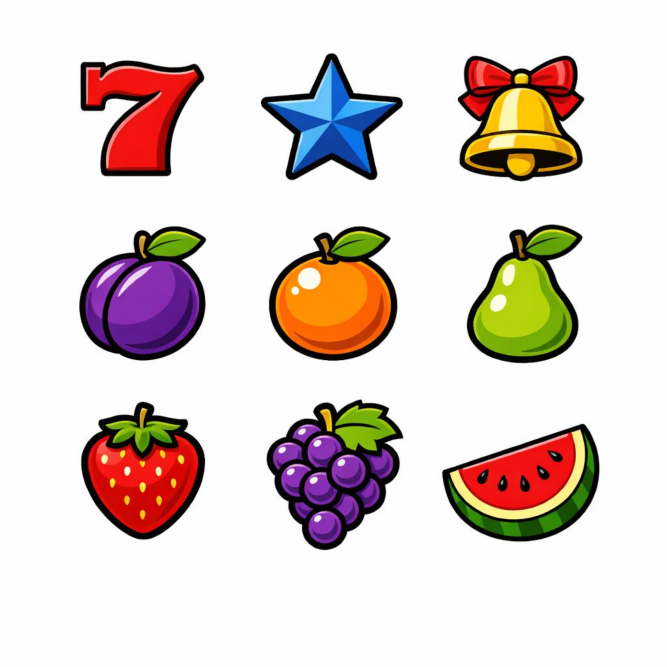
#> input picture public/sprites.png, 2000 x 2000 px (shown at 1/3 size)
$ python test_slice.py
#> lines starting #> are read from the running program, lines starting #| are printed output that depends on the picture; after the words box and inside, x2 and y2 are one past the last pixel; in counts of white or black regions, pixels touching at a corner belong together
import numpy as np
from PIL import Image

def analyze_sprites():
    img = Image.open('public/sprites.png').convert('RGB')
#> img is the input picture: PIL image 2000x2000 RGB; mean R, G, B 222.9, 210.5, 205.4
    arr = np.array(img).astype(np.int32)
    bg = np.array([254, 254, 254])

    # Calculate difference from bg
    diff = np.sum(np.abs(arr - bg), axis=2)
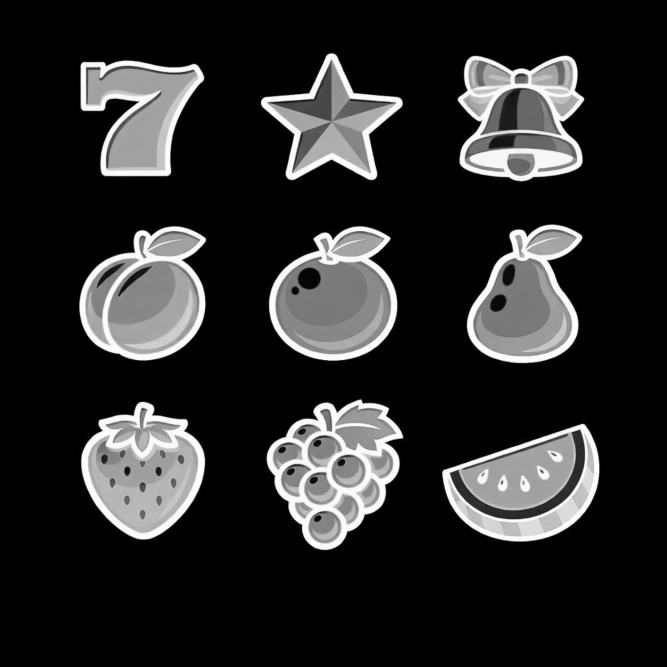
#> diff: shape (2000, 2000) int64 (shown at 1/3 size); min 0, max 762, mean 123.3; drawn with min black and max white
    mask = diff > 30  # threshold
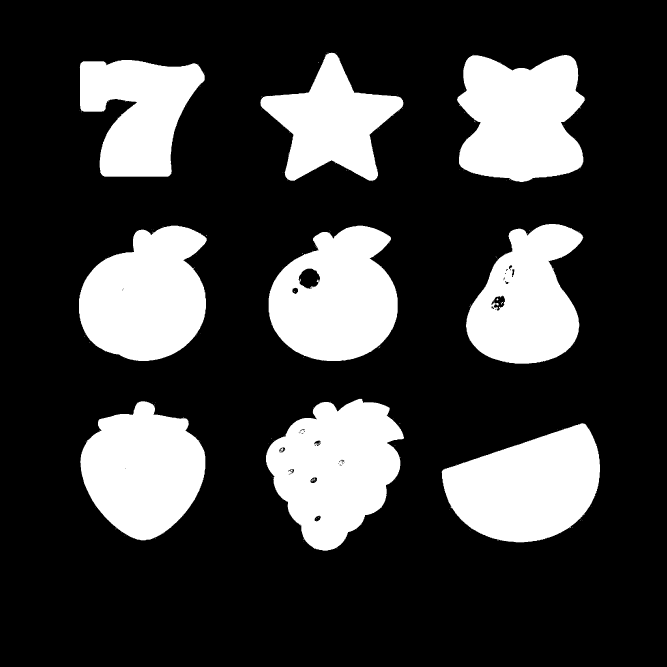
#> mask: shape (2000, 2000) bool (shown at 1/3 size); 24.1% white; 196 white regions (183 under 20 px), largest, box (x1, y1, x2, y2) and area: (798, 1196, 1212, 1652) 123819, (1325, 1270, 1800, 1627) 116788, (237, 677, 620, 1083) 115986

    # Project on X and Y
    proj_y = np.sum(mask, axis=1) > 0
    proj_x = np.sum(mask, axis=0) > 0

    def get_segments(proj, min_length=10):
#> called with proj = array of shape (2000,), min_length = 10
        segments = []
        is_in_segment = False
        start = 0
        for i, val in enumerate(proj):
            if val and not is_in_segment:
                is_in_segment = True
                start = i
            elif not val and is_in_segment:
                is_in_segment = False
                if i - start >= min_length:
                    segments.append((start, i))
#> this loop made 2000 passes
#> is_in_segment on passes 157, 158, 159, 547, 673, 1092, 1195, 1196, 1197, 1653: True, False, True, False, True, False, True, False, True, False
#> after the loop, is_in_segment = False; segments = [(158, 546), (672, 1091), (1196, 1652)]; start = 1196
        if is_in_segment and len(proj) - start >= min_length:
            segments.append((start, len(proj)))
        return segments

    rows = get_segments(proj_y)
#> rows = [(158, 546), (672, 1091), (1196, 1652)]
    cols = get_segments(proj_x)
#> the loop in get_segments (call 2), `for i, val in enumerate(proj):` made 2000 passes
#> cols = [(237, 621), (781, 1212), (1325, 1800)]

    print(f"Found {len(rows)} rows: {rows}")
#| Found 3 rows: [(158, 546), (672, 1091), (1196, 1652)]
    print(f"Found {len(cols)} cols: {cols}")
#| Found 3 cols: [(237, 621), (781, 1212), (1325, 1800)]

if __name__ == "__main__":
    analyze_sprites()

$ run again, with public/bg.png copied over public/sprites.png
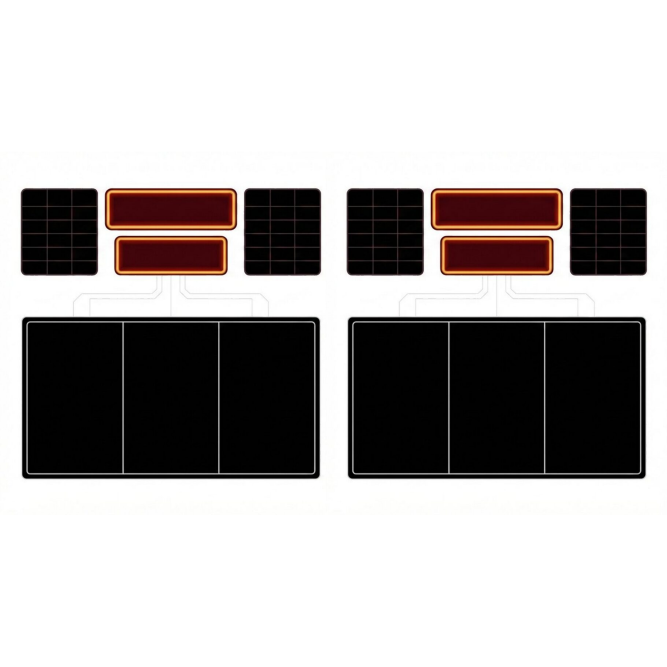
#> input picture public/bg.png, 2000 x 2000 px (shown at 1/3 size)
#> in analyze_sprites, img is the input picture: PIL image 2000x2000 RGB; mean R, G, B 179.5, 176.2, 175.6
#> in analyze_sprites, `diff = np.sum(np.abs(arr - bg), axis=2)`:
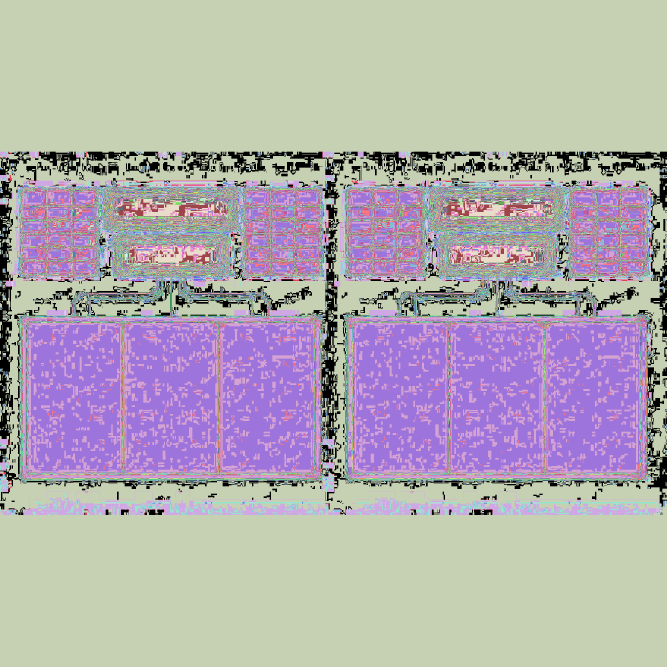
#> diff: shape (2000, 2000) int64 (shown at 1/3 size); 763 distinct labels, from 0 to 762; one colour per label, 0 black
#> in analyze_sprites, `mask = diff > 30`:
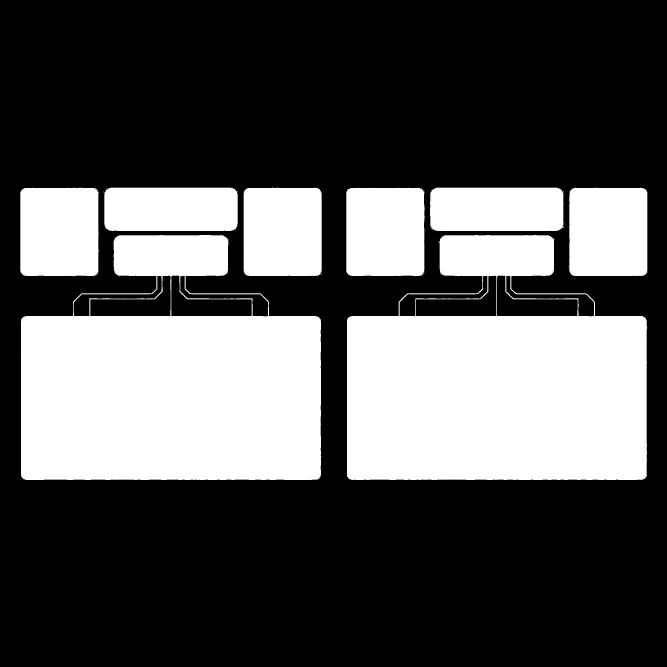
#> mask: shape (2000, 2000) bool (shown at 1/3 size); 33.1% white; 78 white regions (70 under 20 px), largest, box (x1, y1, x2, y2) and area: (63, 705, 964, 1440) 487353, (1041, 705, 1941, 1440) 487092, (731, 563, 965, 828) 61503
#> the loop in get_segments, `for i, val in enumerate(proj):` made 2000 passes
#> (is_in_segment, start) on pass 563: (True, 562)
#> after the loop in get_segments, `for i, val in enumerate(proj):`: is_in_segment = False; segments = [(562, 1440)]; start = 562
#> rows = [(562, 1440)]
#> the loop in get_segments (call 2), `for i, val in enumerate(proj):` made 2000 passes
#> is_in_segment on passes 62, 967, 1039, 1943, 1944, 1945: True, False, True, False, True, False
#> cols = [(61, 966), (1038, 1942)]
#| Found 1 rows: [(562, 1440)]
#| Found 2 cols: [(61, 966), (1038, 1942)]
